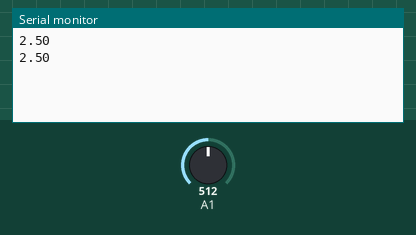
A sketch run on a simulated Arduino Uno, built with avr-gcc and run on an emulated ATmega328P. On the bench: the last lines printed to the serial monitor. The test bench sets the inputs (shaded band); at power-on: A1 = 512.

Above: at 1.8 s.
1.9 s: A1 set to 716
At 2.8 s:
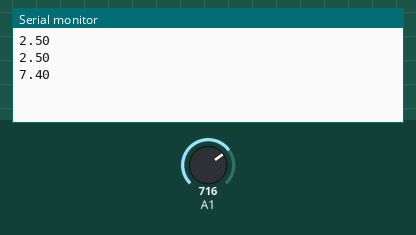
3.4 s: A1 set to 900
At 4.3 s:
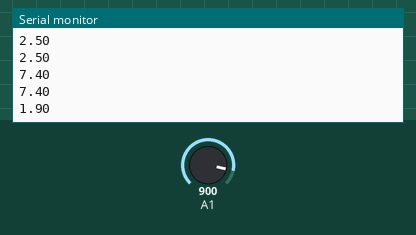
Timing chart, 0 to 6.4 s (numbered marks = the images above; inputs shaded):
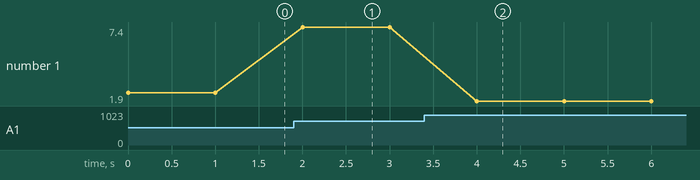

The sketch:

Voltage-sensor.ino
```cpp
int val11;
float val2;

void setup()
{
  Serial.begin(9600);
}
void loop()
{
  float temp;
  val11 = analogRead(1);
  temp = val11 / 4.092;
  val11 = (int)temp; //
  val2 = ((val11 % 100) / 10.0);
  Serial.println(val2);
  delay(1000);
}
```

Measured:
- after the input at 1.9 s, the serial monitor: prints a new line after 0.10 s (image 1)
- after the input at 3.4 s, the serial monitor: prints a new line after 0.60 s (image 2)
- plotted number 1: 2.5 → 7.4 after the input at 1.9 s, 7.4 → 1.9 after the input at 3.4 s
